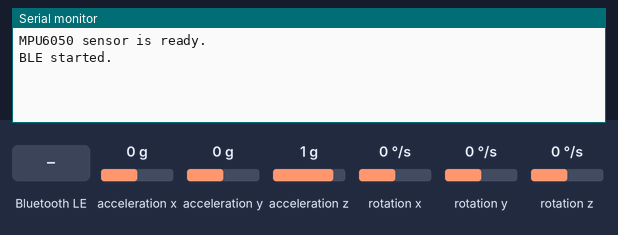
Simulated run of this sketch. Board: ESP32. Parts: the last lines printed to the serial monitor. The test bench sets the inputs (shaded band); at power-on: acceleration x 0 g, acceleration y 0 g, acceleration z 1 g, rotation x 0 °/s, rotation y 0 °/s, rotation z 0 °/s. Nothing arrives over Bluetooth unless stated; a phone connects over Bluetooth LE 3 s after start.

Above: at 1.2 s.
1.3 s: Bluetooth LE write "start" received
At 1.46 s:
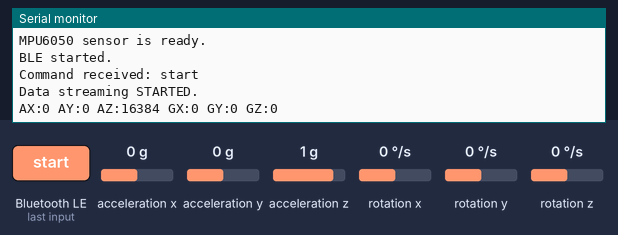
2.8 s: Bluetooth LE write "stop" received
At 3.9 s:
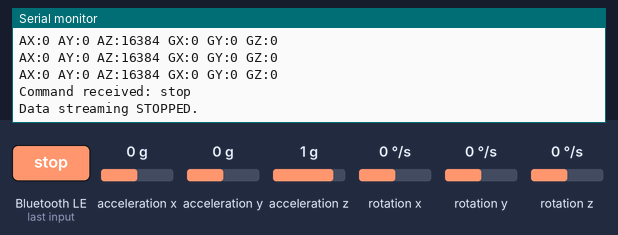
4.3 s: Bluetooth LE write "1" received
At 5.0 s:
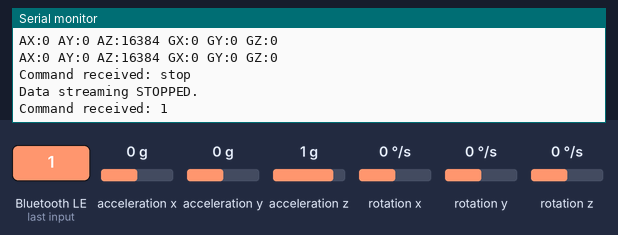

The sketch:

ardcodeble.ino
```cpp
#include <Wire.h>              // For I2C communication
#include <MPU6050.h>           // For MPU6050 sensor control
#include <BLEDevice.h>         // For BLE device definition
#include <BLEServer.h>         // For BLE server object
#include <BLEUtils.h>          // BLE utility functions
#include <BLE2902.h>           // Descriptor definition for Notify feature

MPU6050 mpu;                   // MPU6050 sensor object
bool startStreaming = false;   // Should sensor data be sent?

// BLE UUID definitions
#define SERVICE_UUID        "12345678-1234-1234-1234-1234567890ab"
#define CHAR_RX_UUID        "abcd1234-5678-90ab-cdef-1234567890ab" // computer to ESP32 (command)
#define CHAR_TX_UUID        "abcd1234-5678-90ab-cdef-1234567890ac" // ESP32 → computer

BLECharacteristic *pTxCharacteristic; // Characteristic used to send sensor data

// Class triggered when data is written by the computer
class MyCallbacks : public BLECharacteristicCallbacks {
  void onWrite(BLECharacteristic *pCharacteristic) {
    // Using Arduino String instead of std::string:
    String cmd = String((char*)pCharacteristic->getValue().c_str());

    Serial.print("Command received: ");
    Serial.println(cmd);

    if (cmd == "start") {
      startStreaming = true;
      Serial.println("Data streaming STARTED.");
    } else if (cmd == "stop") {
      startStreaming = false;
      Serial.println("Data streaming STOPPED.");
    }
  }
};

void setup() {
  Serial.begin(115200);         // Start serial monitor
  Wire.begin();                 // Start I2C
  mpu.initialize();             // Initialize MPU6050

  if (mpu.testConnection()) {
    Serial.println("MPU6050 sensor is ready.");
  } else {
    Serial.println("MPU6050 connection failed!");
  }

  // BLE configuration
  BLEDevice::init("ESP32_MPU6050");                 // Device name
  BLEServer *pServer = BLEDevice::createServer();   // Create BLE server
  BLEService *pService = pServer->createService(SERVICE_UUID); // Create service

  // RX characteristic: receives commands from the phone
  BLECharacteristic *pRxCharacteristic = pService->createCharacteristic(
    CHAR_RX_UUID,
    BLECharacteristic::PROPERTY_WRITE
  );
  pRxCharacteristic->setCallbacks(new MyCallbacks()); // Handle incoming commands

  // TX characteristic: sends sensor data
  pTxCharacteristic = pService->createCharacteristic(
    CHAR_TX_UUID,
    BLECharacteristic::PROPERTY_NOTIFY
  );
  pTxCharacteristic->addDescriptor(new BLE2902()); // Required for Notify feature

  pService->start();                        // Start the service
  pServer->getAdvertising()->start();       // Start BLE advertising

  Serial.println("BLE started.");
}

void loop() {
  // If streaming is enabled, read from sensor and send data
  if (startStreaming) {
    int16_t ax, ay, az, gx, gy, gz;

    mpu.getMotion6(&ax, &ay, &az, &gx, &gy, &gz); // Read raw data from MPU6050

    // Format the data into a single string
    String data = "AX:" + String(ax) + " AY:" + String(ay) + " AZ:" + String(az) +
                  " GX:" + String(gx) + " GY:" + String(gy) + " GZ:" + String(gz);

    Serial.println(data); // Output to serial monitor

    pTxCharacteristic->setValue(data.c_str()); // Write data to the characteristic
    pTxCharacteristic->notify();               // Send via BLE Notify

    delay(200); // Send rate: 5Hz (200ms delay)
  }
}
```

Measured:
- after the input at 1.3 s, the serial monitor: prints a new line at once (image 1)
- after the input at 2.8 s, the serial monitor: prints a new line at once (image 2)
- after the input at 4.3 s, the serial monitor: prints a new line at once (image 3)
